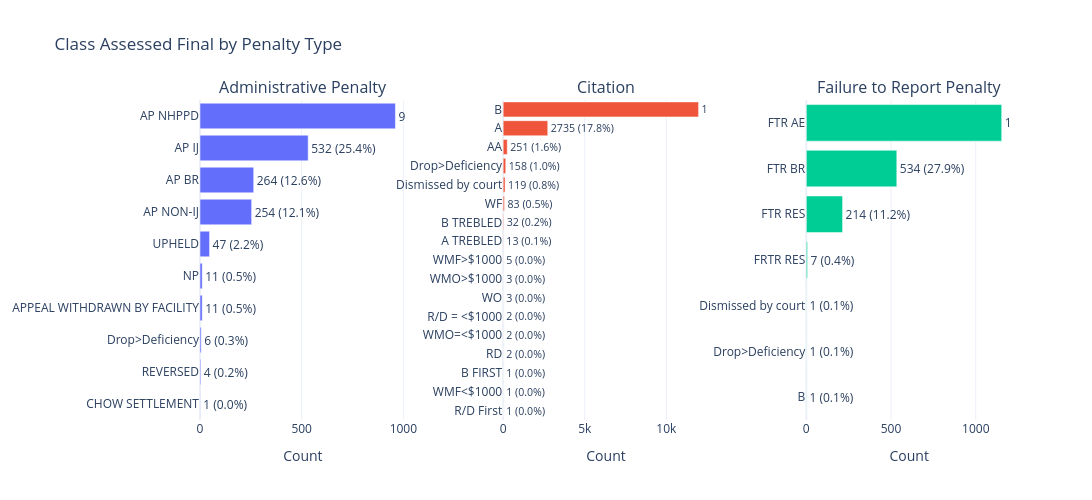

This figure's notebook cell:
### Code cell
penalty_types = ["Administrative Penalty", "Citation", "Failure to Report Penalty"]

fig = make_subplots(
    rows=1, cols=3,
    subplot_titles=penalty_types,
    horizontal_spacing=0.12
)

for i, ptype in enumerate(penalty_types, start=1):
    subset = df_mart[df_mart['PENALTY_TYPE'] == ptype]
    counts = subset['CLASS_ASSESSED_FINAL'].value_counts().sort_values()  # ascending for horizontal

    fig.add_trace(
        go.Bar(
            x=counts.values,
            y=counts.index,
            orientation='h',
            text=[f'{v} ({v/counts.sum()*100:.1f}%)' for v in counts.values],
            textposition='outside',
            name=ptype,
            showlegend=False
        ),
        row=1, col=i
    )

fig.update_layout(
    title='Class Assessed Final by Penalty Type',
    height=500,
    width=1400,
    template='plotly_white'
)

fig.update_xaxes(title_text='Count')

fig.show()

### Figure 1 — Plotly figure (JSON) as saved in the notebook; plotly's stock layout.template omitted (floating-point values rounded to 4 significant figures)
{"data": [{"name": "Administrative Penalty", "orientation": "h", "showlegend": false, "text": ["1 (0.0%)", "4 (0.2%)", "6 (0.3%)", "11 (0.5%)", "11 (0.5%)", "47 (2.2%)", "254 (12.1%)", "264 (12.6%)", "532 (25.4%)", "961 (46.0%)"], "textposition": "outside", "type": "bar", "x": [1, 4, 6, 11, 11, 47, 254, 264, 532, 961], "xaxis": "x", "y": ["CHOW SETTLEMENT", "REVERSED", "Drop>Deficiency", "APPEAL WITHDRAWN BY FACILITY", "NP", "UPHELD", "AP NON-IJ", "AP BR", "AP IJ", "AP NHPPD"], "yaxis": "y"}, {"name": "Citation", "orientation": "h", "showlegend": false, "text": ["1 (0.0%)", "1 (0.0%)", "1 (0.0%)", "2 (0.0%)", "2 (0.0%)", "2 (0.0%)", "3 (0.0%)", "3 (0.0%)", "5 (0.0%)", "13 (0.1%)", "32 (0.2%)", "83 (0.5%)", "119 (0.8%)", "158 (1.0%)", "251 (1.6%)", "2735 (17.8%)", "11978 (77.8%)"], "textposition": "outside", "type": "bar", "x": [1, 1, 1, 2, 2, 2, 3, 3, 5, 13, 32, 83, 119, 158, 251, 2735, 11978], "xaxis": "x2", "y": ["R/D First", "WMF<$1000", "B FIRST", "RD", "WMO=<$1000", "R/D = <$1000", "WO", "WMO>$1000", "WMF>$1000", "A TREBLED", "B TREBLED", "WF", "Dismissed by court", "Drop>Deficiency", "AA", "A", "B"], "yaxis": "y2"}, {"name": "Failure to Report Penalty", "orientation": "h", "showlegend": false, "text": ["1 (0.1%)", "1 (0.1%)", "1 (0.1%)", "7 (0.4%)", "214 (11.2%)", "534 (27.9%)", "1153 (60.3%)"], "textposition": "outside", "type": "bar", "x": [1, 1, 1, 7, 214, 534, 1153], "xaxis": "x3", "y": ["B", "Drop>Deficiency", "Dismissed by court", "FRTR RES", "FTR RES", "FTR BR", "FTR AE"], "yaxis": "y3"}], "layout": {"annotations": [{"font": {"size": 16}, "showarrow": false, "text": "Administrative Penalty", "x": 0.1267, "xanchor": "center", "xref": "paper", "y": 1, "yanchor": "bottom", "yref": "paper"}, {"font": {"size": 16}, "showarrow": false, "text": "Citation", "x": 0.5, "xanchor": "center", "xref": "paper", "y": 1, "yanchor": "bottom", "yref": "paper"}, {"font": {"size": 16}, "showarrow": false, "text": "Failure to Report Penalty", "x": 0.8733, "xanchor": "center", "xref": "paper", "y": 1, "yanchor": "bottom", "yref": "paper"}], "height": 500, "title": {"text": "Class Assessed Final by Penalty Type"}, "width": 1400, "xaxis": {"anchor": "y", "domain": [0, 0.2533], "title": {"text": "Count"}}, "xaxis2": {"anchor": "y2", "domain": [0.3733, 0.6267], "title": {"text": "Count"}}, "xaxis3": {"anchor": "y3", "domain": [0.7467, 1], "title": {"text": "Count"}}, "yaxis": {"anchor": "x", "domain": [0, 1]}, "yaxis2": {"anchor": "x2", "domain": [0, 1]}, "yaxis3": {"anchor": "x3", "domain": [0, 1]}}}
